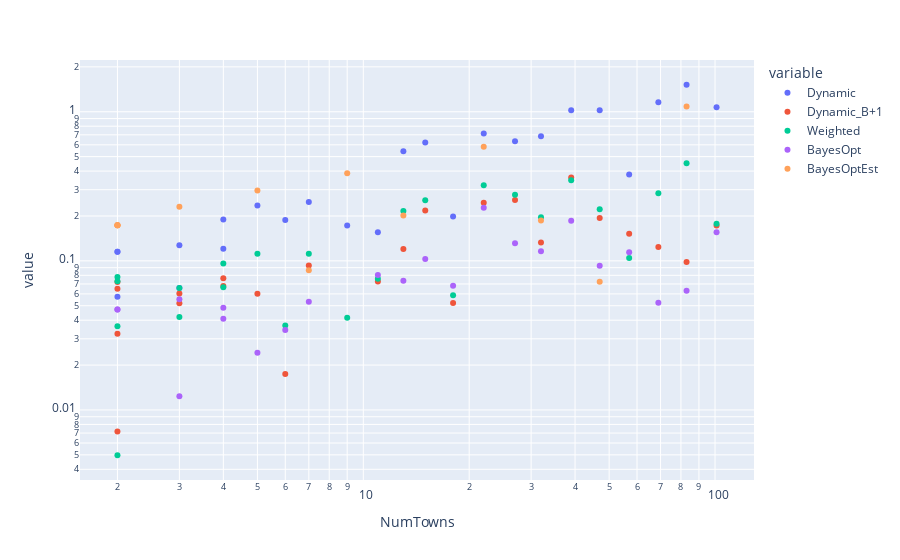

This figure's notebook cell:
### Code cell
data_dict_3 = {'NumTowns':[],'Dynamic':[],'Dynamic_B+1':[], 'Weighted':[], 'BayesOpt':[], 'BayesOptEst':[]}
for n in np.logspace(0,2,25):
    n=int(n)+1
    print('Currently on town: ' + str(n))
    expected_demands = np.zeros(n)+1.5
    budget = np.sum(expected_demands)
    
    b_grid = np.arange(0, budget+grid_size, grid_size)
    opt_policy, v_fn = bayes_opt(n, budget, b_grid, grid_size)
    avg_1, avg_2, avg_3, avg_4 = 0,0,0,0
    data_dict_3['NumTowns'].append(n)
    for i in range(num_iterations):
        demands = np.random.randint(1, 3, n)
        sorted_distribution = np.arange(2) + 1
        weights = np.zeros(2)+0.5      
        opt = objective_nash_log(demands, waterfilling(demands,budget))
        for j in range(5):
            if j==0:
                avg_1 += (opt - objective_nash_log(demands, waterfilling_dynamic(expected_demands, demands,budget)))
            if j==1:
                avg_2 += (opt - objective_nash_log(demands, waterfilling_weights(weights, sorted_distribution, demands, budget)))
            if j==2:
                avg_3 += (opt - objective_nash_log(demands, waterfilling_dynamic_budget_opt(expected_demands, demands,budget,n/5)))
            if j==3:
                avg_4 += (opt - objective_nash_log(demands, waterfilling_bayesian(demands, opt_policy, budget, b_grid, grid_size)))
            if j==4:
                avg_5 = (opt-v_fn[0,len(b_grid)-1])
    data_dict_3['Dynamic'].append(avg_1/num_iterations)
    data_dict_3['Weighted'].append(avg_2/num_iterations)
    data_dict_3['Dynamic_B+1'].append(avg_3/num_iterations)
    data_dict_3['BayesOpt'].append(avg_4/num_iterations)
    data_dict_3['BayesOptEst'].append(avg_5)
    
df_uniform = pd.DataFrame(data_dict_3).melt(id_vars="NumTowns")
fig = px.scatter(df_uniform, x="NumTowns", y="value", color='variable')
fig.update_layout(xaxis_type="log", yaxis_type="log")
fig.show()

### Figure 1 — Plotly figure (JSON) as saved in the notebook; plotly's stock layout.template omitted (floating-point values rounded to 4 significant figures)
{"data": [{"hoverlabel": {"namelength": 0}, "hovertemplate": "variable=Dynamic<br>NumTowns=%{x}<br>value=%{y}", "legendgroup": "Dynamic", "marker": {"color": "#636efa", "symbol": "circle"}, "mode": "markers", "name": "Dynamic", "showlegend": true, "type": "scatter", "x": [2, 2, 2, 2, 3, 3, 4, 4, 5, 6, 7, 9, 11, 13, 15, 18, 22, 27, 32, 39, 47, 57, 69, 83, 101], "xaxis": "x", "y": [0.1151, 0.05754, 0, 0.1151, 0.1274, 0.06578, 0.1896, 0.1208, 0.2355, 0.1879, 0.2479, 0.1726, 0.1555, 0.543, 0.6208, 0.1986, 0.7138, 0.6346, 0.6844, 1.023, 1.022, 0.3796, 1.16, 1.517, 1.071], "yaxis": "y"}, {"hoverlabel": {"namelength": 0}, "hovertemplate": "variable=Dynamic_B+1<br>NumTowns=%{x}<br>value=%{y}", "legendgroup": "Dynamic_B+1", "marker": {"color": "#EF553B", "symbol": "circle"}, "mode": "markers", "name": "Dynamic_B+1", "showlegend": true, "type": "scatter", "x": [2, 2, 2, 2, 3, 3, 4, 4, 5, 6, 7, 9, 11, 13, 15, 18, 22, 27, 32, 39, 47, 57, 69, 83, 101], "xaxis": "x", "y": [0.07218, 0.0325, 0.007175, 0.06501, 0.06049, 0.05195, 0.07634, 0.06781, 0.06022, 0.0174, 0.09303, 0, 0.07276, 0.1201, 0.2179, 0.05212, 0.2454, 0.2562, 0.1327, 0.3621, 0.1937, 0.152, 0.1239, 0.09817, 0.1724], "yaxis": "y"}, {"hoverlabel": {"namelength": 0}, "hovertemplate": "variable=Weighted<br>NumTowns=%{x}<br>value=%{y}", "legendgroup": "Weighted", "marker": {"color": "#00cc96", "symbol": "circle"}, "mode": "markers", "name": "Weighted", "showlegend": true, "type": "scatter", "x": [2, 2, 2, 2, 3, 3, 4, 4, 5, 6, 7, 9, 11, 13, 15, 18, 22, 27, 32, 39, 47, 57, 69, 83, 101], "xaxis": "x", "y": [0.0779, 0.03646, 0.004969, 0.07293, 0.06578, 0.0421, 0.09588, 0.06664, 0.1114, 0.03685, 0.1118, 0.04159, 0.07596, 0.2162, 0.255, 0.05873, 0.3214, 0.2772, 0.1963, 0.3476, 0.2221, 0.1047, 0.2836, 0.4512, 0.1776], "yaxis": "y"}, {"hoverlabel": {"namelength": 0}, "hovertemplate": "variable=BayesOpt<br>NumTowns=%{x}<br>value=%{y}", "legendgroup": "BayesOpt", "marker": {"color": "#ab63fa", "symbol": "circle"}, "mode": "markers", "name": "BayesOpt", "showlegend": true, "type": "scatter", "x": [2, 2, 2, 2, 3, 3, 4, 4, 5, 6, 7, 9, 11, 13, 15, 18, 22, 27, 32, 39, 47, 57, 69, 83, 101], "xaxis": "x", "y": [0.04711, 0, 0.04711, 0, 0.01237, 0.05536, 0.04851, 0.04097, 0.02419, 0.03432, 0.05309, 0, 0.08052, 0.07358, 0.1031, 0.0681, 0.227, 0.1311, 0.1159, 0.1856, 0.09282, 0.1143, 0.05243, 0.06297, 0.1553], "yaxis": "y"}, {"hoverlabel": {"namelength": 0}, "hovertemplate": "variable=BayesOptEst<br>NumTowns=%{x}<br>value=%{y}", "legendgroup": "BayesOptEst", "marker": {"color": "#FFA15A", "symbol": "circle"}, "mode": "markers", "name": "BayesOptEst", "showlegend": true, "type": "scatter", "x": [2, 2, 2, 2, 3, 3, 4, 4, 5, 6, 7, 9, 11, 13, 15, 18, 22, 27, 32, 39, 47, 57, 69, 83, 101], "xaxis": "x", "y": [0.1733, 0.1733, 0.1733, 0.1733, 0.2305, -0.03658, -0.2956, -0.2956, 0.296, -0.8063, 0.08637, 0.3869, -1.524, 0.2016, -0.2926, -1.643, 0.5817, -1.202, 0.1866, -0.5222, 0.07242, -1.956, -0.2751, 1.086, -1.63], "yaxis": "y"}], "layout": {"legend": {"title": {"text": "variable"}, "tracegroupgap": 0}, "margin": {"t": 60}, "xaxis": {"anchor": "y", "domain": [0, 1], "title": {"text": "NumTowns"}, "type": "log"}, "yaxis": {"anchor": "x", "domain": [0, 1], "title": {"text": "value"}, "type": "log"}}}
